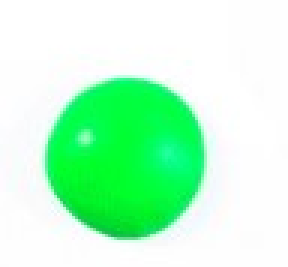
#> input picture det.jpg, 96 x 89 px, given in place of the camera (shown 3 times larger)
$ python objectfinding.py
#> lines starting #> are read from the running program, lines starting #| are printed output that depends on the picture; after the words box and inside, x2 and y2 are one past the last pixel; in counts of white or black regions, pixels touching at a corner belong together

import cv2
import numpy as np

cap = cv2.VideoCapture(0)

while True:
    _, frame = cap.read()
#> frame is the input picture: shape (89, 96, 3); mean B, G, R 206.1, 252, 187.9
    hsv_frame = cv2.cvtColor(frame, cv2.COLOR_BGR2HSV)
#> hsv_frame: shape (89, 96, 3); mean H, S, V 44.3, 66.6, 252.4
    # Red color
    low_red = np.array([161, 155, 84])
    high_red = np.array([179, 255, 255])
    red_mask = cv2.inRange(hsv_frame, low_red, high_red)
#> red_mask: shape (89, 96); every value is 0
    red = cv2.bitwise_and(frame, frame, mask=red_mask)
#> red: shape (89, 96, 3); every value is 0
    # Blue color
    low_blue = np.array([94, 80, 2])
    high_blue = np.array([126, 255, 255])
    blue_mask = cv2.inRange(hsv_frame, low_blue, high_blue)
    blue = cv2.bitwise_and(frame, frame, mask=blue_mask)

    # Green color
    low_green = np.array([25, 52, 72])
    high_green = np.array([102, 255, 255])
    green_mask = cv2.inRange(hsv_frame, low_green, high_green)
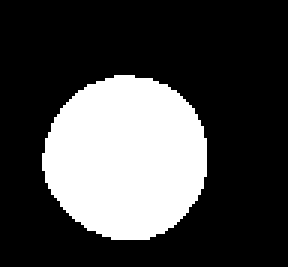
#> green_mask: shape (89, 96) (shown 3 times larger); 27.6% white; 1 white region, box (x1, y1, x2, y2) and area: (14, 25, 69, 80) 2357
    green = cv2.bitwise_and(frame, frame, mask=green_mask)
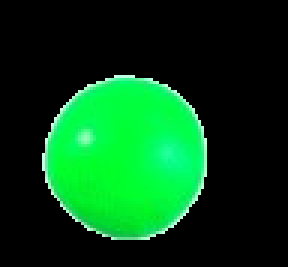
#> green: shape (89, 96, 3) (shown 3 times larger); mean B, G, R 22.6, 68.3, 5.2

    # Every color except white
    low = np.array([0, 42, 0])
    high = np.array([179, 255, 255])
    mask = cv2.inRange(hsv_frame, low, high)
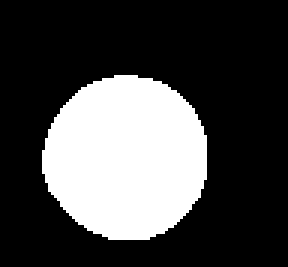
#> mask: shape (89, 96) (shown 3 times larger); 27.8% white; 1 white region, box (x1, y1, x2, y2) and area: (14, 25, 69, 80) 2373
    result = cv2.bitwise_and(frame, frame, mask=mask)
    cv2.imshow("Frame", frame)
    cv2.imshow("Red", red)
    cv2.imshow("Blue", blue)
    cv2.imshow("Green", green)
    cv2.imshow("Result", result)

    key = cv2.waitKey(1)
#> (key Esc is pressed here)
    if key == 27:
        break

$ run again, on smarties.png
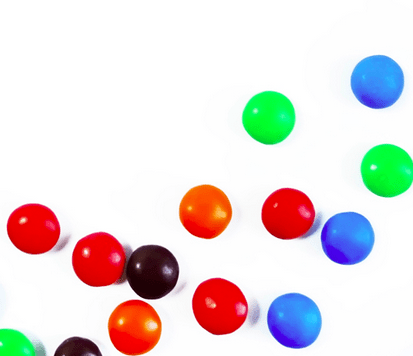
#> input picture smarties.png, 413 x 356 px, given in place of the camera
#> frame is the input picture: shape (356, 413, 3); mean B, G, R 219.2, 220.4, 228.9
#> hsv_frame: shape (356, 413, 3); mean H, S, V 31.9, 46.1, 247
#> `red_mask = cv2.inRange(hsv_frame, low_red, high_red)`:
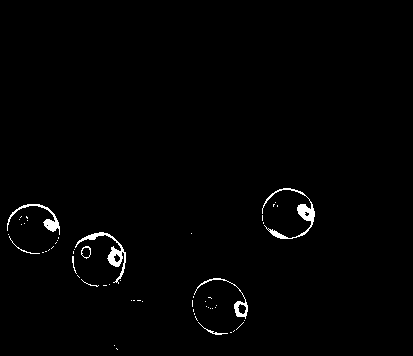
#> red_mask: shape (356, 413); 1.2% white; 58 white regions (49 under 20 px), largest, box (x1, y1, x2, y2) and area: (262, 188, 315, 239) 478, (75, 232, 126, 284) 436, (7, 204, 60, 235) 299
#> blue_mask: shape (356, 413); 4.5% white; 7 white regions (3 under 20 px), largest, box (x1, y1, x2, y2) and area: (351, 55, 404, 109) 2282, (267, 293, 322, 349) 2220, (321, 212, 375, 265) 2011, (309, 219, 321, 236) 76
#> green_mask: shape (356, 413); 4.1% white; 13 white regions (6 under 20 px), largest, box (x1, y1, x2, y2) and area: (360, 143, 413, 198) 2319, (242, 91, 296, 145) 2306, (0, 328, 46, 356) 912
#> mask: shape (356, 413); 20.6% white; 19 white regions (5 under 20 px), largest, box (x1, y1, x2, y2) and area: (72, 231, 179, 300) 4837, (261, 187, 375, 265) 4762, (192, 277, 249, 335) 2547
#> `result = cv2.bitwise_and(frame, frame, mask=mask)`:
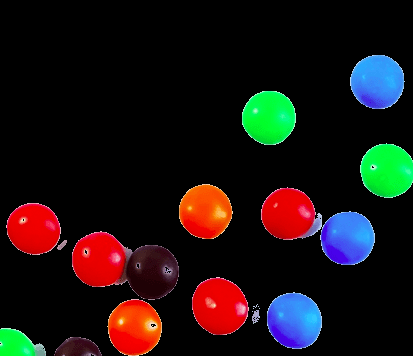
#> result: shape (356, 413, 3); mean B, G, R 17.7, 19.1, 27.8
